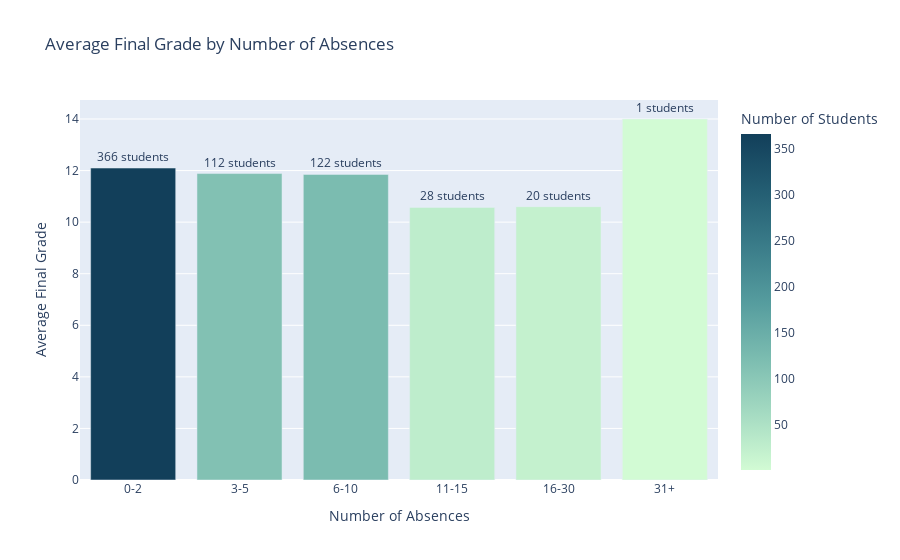

Notebook cell for this chart:
### Code cell
labels = ['0-2', '3-5', '6-10', '11-15', '16-30', '31+']

bins = [0, 3, 6, 11, 16, 31, float('inf')]  

DF_2['absence_2'] = pd.cut(DF_2['absences'], bins=bins, labels=labels, right=False)

grouped_data = DF_2.groupby('absence_2').agg(
    avg_grade=('G3', 'mean'),
    student_count=('G3', 'count')
).reset_index()

fig = px.bar(grouped_data,
             x='absence_2',
             y='avg_grade',
             title='Average Final Grade by Number of Absences',
             labels={'avg_grade': 'Average Final Grade', 'absence_2': 'Number of Absences'},
             text='student_count',  
             color='student_count',  
             color_continuous_scale='darkmint')

fig.update_traces(texttemplate='%{text} students', textposition='outside')
fig.update_layout(
    xaxis_title="Number of Absences",
    yaxis_title="Average Final Grade",
    coloraxis_colorbar_title="Number of Students"
)

fig

### Figure 1 — Plotly figure (JSON) as saved in the notebook; plotly's stock layout.template omitted (floating-point values rounded to 4 significant figures)
{"data": [{"hovertemplate": "Number of Absences=%{x}<br>Average Final Grade=%{y}<br>student_count=%{marker.color}<extra></extra>", "legendgroup": "", "marker": {"color": [366, 112, 122, 28, 20, 1], "coloraxis": "coloraxis", "pattern": {"shape": ""}}, "name": "", "orientation": "v", "showlegend": false, "text": [366.0, 112.0, 122.0, 28.0, 20.0, 1.0], "textposition": "outside", "texttemplate": "%{text} students", "type": "bar", "x": ["0-2", "3-5", "6-10", "11-15", "16-30", "31+"], "xaxis": "x", "y": [12.1, 11.88, 11.85, 10.57, 10.6, 14.0], "yaxis": "y"}], "layout": {"barmode": "relative", "coloraxis": {"colorbar": {"title": {"text": "Number of Students"}}, "colorscale": [[0, "rgb(210, 251, 212)"], [0.1667, "rgb(165, 219, 194)"], [0.3333, "rgb(123, 188, 176)"], [0.5, "rgb(85, 156, 158)"], [0.6667, "rgb(58, 124, 137)"], [0.8333, "rgb(35, 93, 114)"], [1, "rgb(18, 63, 90)"]]}, "legend": {"tracegroupgap": 0}, "title": {"text": "Average Final Grade by Number of Absences"}, "xaxis": {"anchor": "y", "domain": [0, 1], "title": {"text": "Number of Absences"}}, "yaxis": {"anchor": "x", "domain": [0, 1], "title": {"text": "Average Final Grade"}}}}
